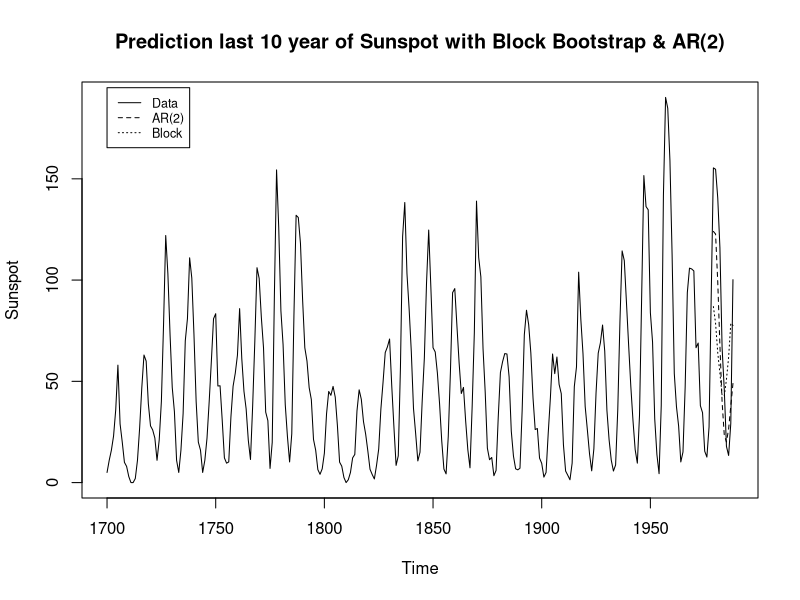
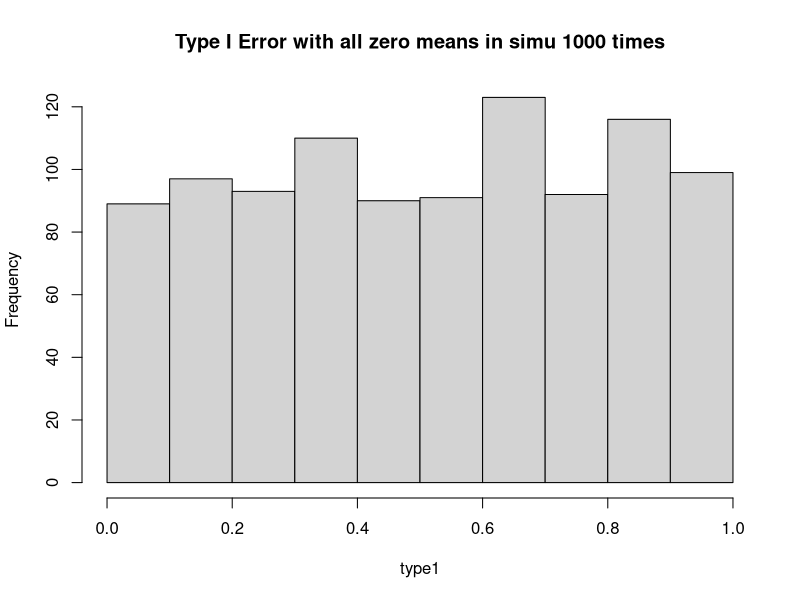
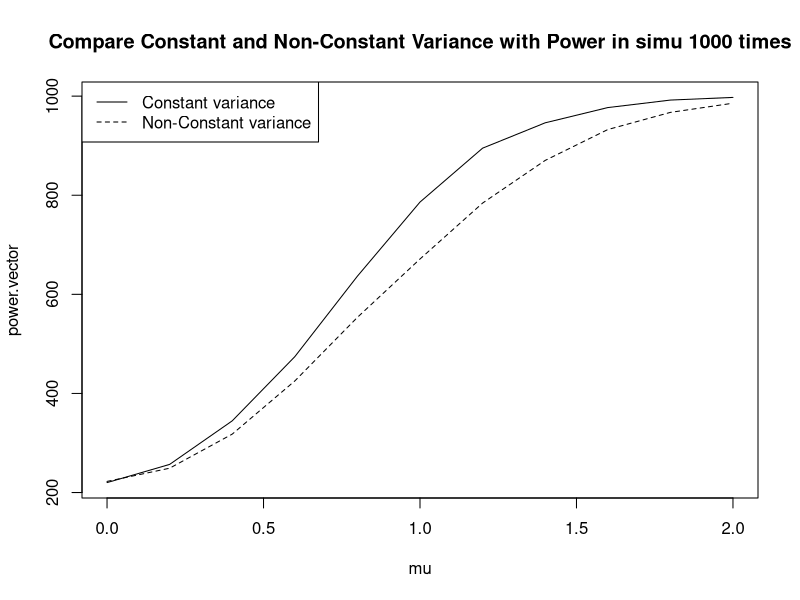
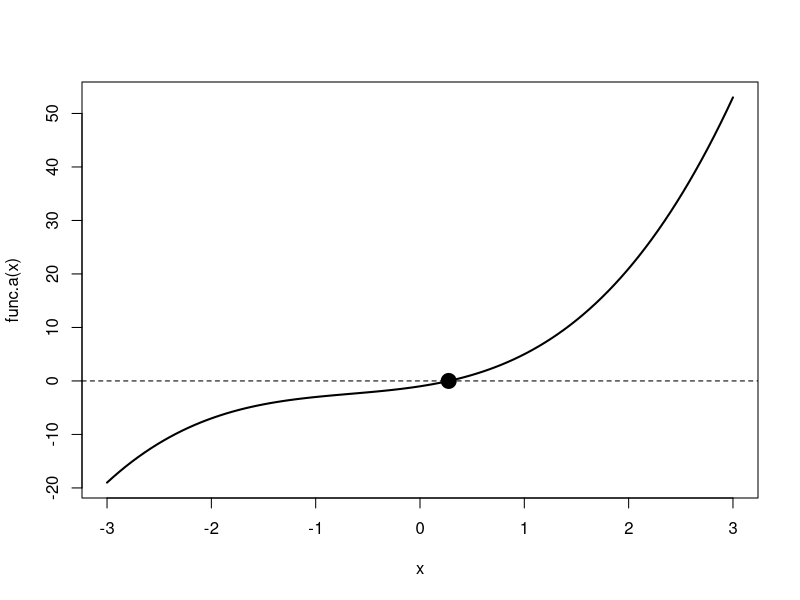
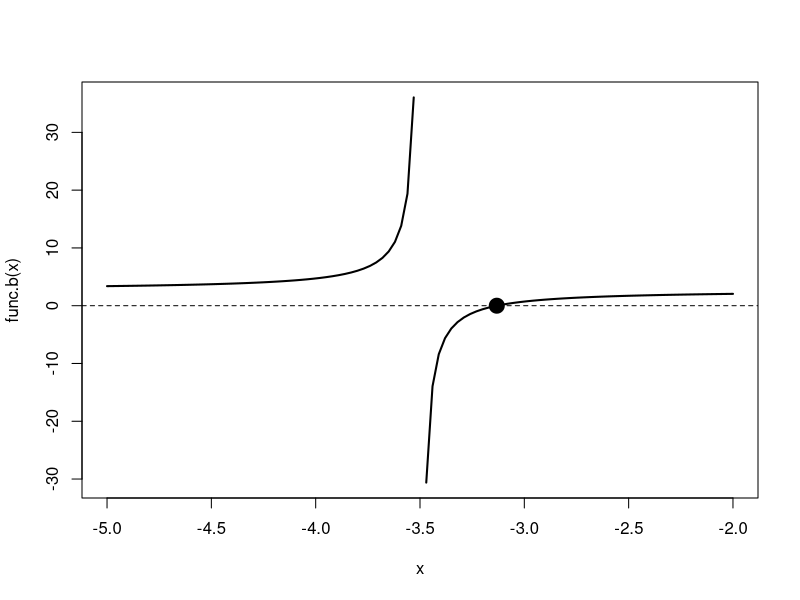
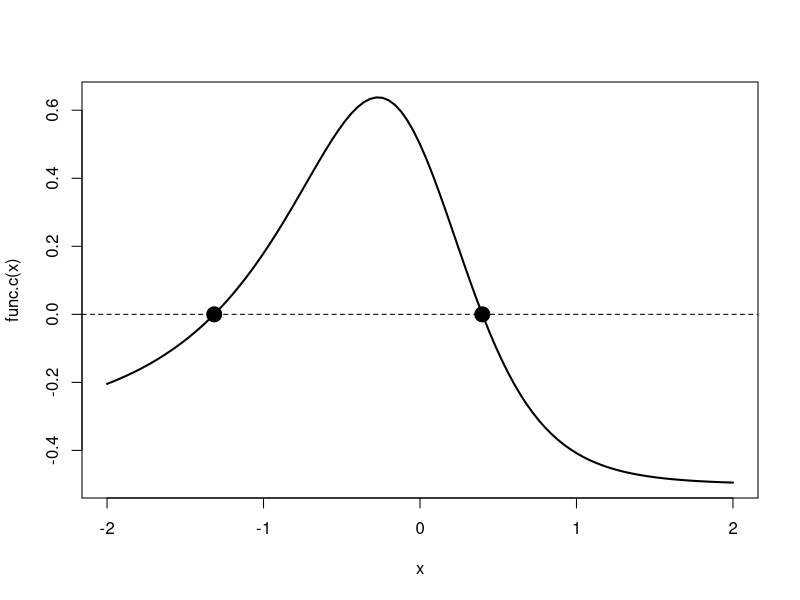
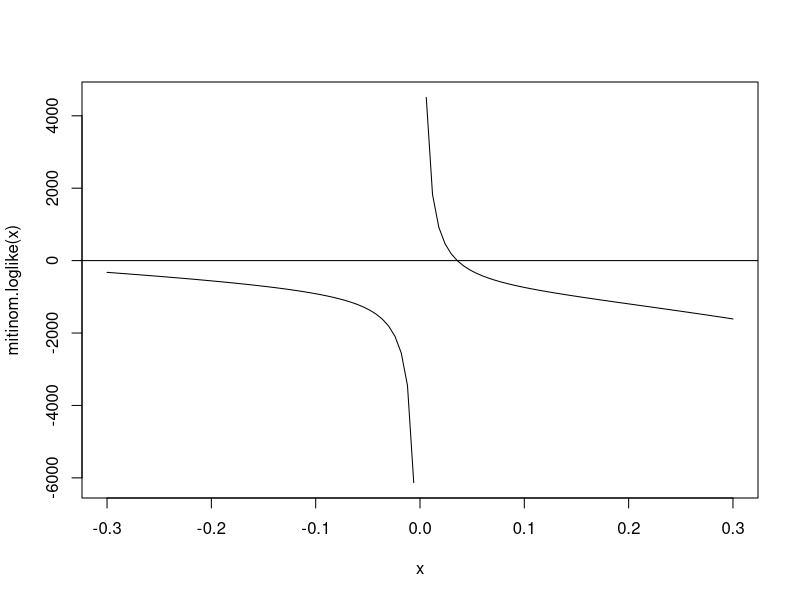

Recreate these plots in R, in order.
#HW4
#1################################
data <- sunspot.year
train.data <- data[9:279]
test.data <- data[280:289]

zeroma <- matrix(0, 10000, ncol = 10)
dr <- train.data[-1] - train.data[-271]

for(i in 1:10000){
  sa <- sample(1:27, 1)*10-9
  zeroma[i,] <- dr[c(sa:(sa+9))] 
}
md <- apply(zeroma, 2, median)
predict.value <- NULL
for(i in 1:10){
  predict.value <- c(predict.value, data[279] + sum(md[c(1:i)]))
}
b <- ts(predict.value, frequency = 1 ,start = c(1979,1))

x <- ar.ols(train.data, order = 2)
z <- predict(x, n.ahead = 10)
a <- ts(z$pred, frequency = 1 ,start = c(1979,1))

ts.plot(data, a, b, ylab ="Sunspot", lty = 1:3, 
        main = "Prediction last 10 year of Sunspot with Block Bootstrap & AR(2)")
legend(1700, 195, lty = 1:3, legend = c("Data", "AR(2)", "Block"), cex = 0.75)


#2################################
type1.test <- function(n){
  type1.vector <- NULL
  for(i in 1:n){
    x <- cbind(rep(1:3, each = 16), rnorm(48))
    fit <- lm(x[, 2] ~ factor(x[, 1]))
    type1 <- anova(fit)$"Pr(>F)"[1]
    type1.vector <- c(type1.vector, type1)
  }
  return(type1.vector)
}

type1 <- type1.test(n=1000)
hist(type1, main = "Type I Error with all zero means in simu 1000 times")
ks.test(type1, 'punif')

power.test <- function(sigma = 1, n){
  power.vector <- NULL
  mu <- seq(0, 2, .2)
  for(i in 1:length(mu)){
    power.sum <- 0
    for(j in 1:n){
    x <- cbind(rep(1:3, each = 16), c(rnorm(32), rnorm(16, mu[i], sigma)))
    fit <- lm(x[, 2] ~ factor(x[, 1]))
    F.value <- anova(fit)$'F value'[1]
    power <- pf(qf(.95, 2, 45), 2, 45, ncp=F.value*2, lower.tail = F)
    power.sum <- power.sum + power
    }
    power.vector <- c(power.vector, mean(power.sum))
  }
  return(cbind(mu, power.vector))
}

constant.var <- power.test(n = 1000)
nonconstant.var <- power.test(sigma = sqrt(2), n = 1000)
plot(constant.var, type = 'l', 
     main = "Compare Constant and Non-Constant Variance with Power in simu 1000 times")
lines(nonconstant.var, lty = 2)
legend('topleft', lty = 1:2, legend = c("Constant variance", "Non-Constant variance"))


#3################################
func.a <- function(x){
  x^3 + 2*(x^2) + 3*x - 1
}
func.b <- function(x){
  exp(1) - 1/(3.5 + x)
}
func.c <- function(x){
  exp(-x)/((1 + x^2)^2) - 0.5
}

bisection <- function(f, a, b){
  h <- abs(b - a)/10 
  i <- 0 
  j <- 0 
  a1 = b1 = 0
  while(i < 10){
    a1 = a + i * h 
    b1 = a1 + h
    if(f(a1) == 0){
      cat('Root:', a1, 'n:', j+1)
    }else if(f(b1) == 0){
      cat('Root:', b1,  'n:', j+1)
    }else if(f(a1) * f(b1) < 0){
      repeat{
        if(abs(b1 - a1) < 1e-6){break} 
          c <- (a1 + b1)/2
        if(f(a1) * f(c) < 0){
          b1 <- c
          j <- j+1
        }else{ 
          a1 <- c
          j <- j+1
        }
      }
      c <- (a1 + b1)/2
      cat('Root:', c, 'n:', j+1, 'f:', f(c), '\n')
    }
    i <- i+1 
  }
  if(j == 0){ 
    cat("there is no root between", a, "and", b)
  }
}

false.posi <- function(f, init1, init2, maxiter=1000, tol=1e-06) {
  init1[2] <- f(init1)
  init2[2] <- f(init2)
  if (init1[2] == 0.0) {return(init1)}
  if (init2[2] == 0.0) {return(init2)}
  for (i in 1:maxiter) {
    dummy <- init2[1]
    init2[1] <- init1[1]-init1[2]*(init1[1]-init2[1])/(init1[2]-init2[2])
    init2[2] <- f(init2[1])
    if (abs(init2[1]-dummy) < tol) break
  }
  list(root = init2[1], f.root = init2[2], iter = i)
}

curve(func.a, xlim = c(-3,3), lwd = 2)
abline(h=0, lty = 2)
points(0.275, 0, cex = 2, pch = 21, bg = 1)
bisection(func.a, -4, 3) 
false.posi(func.a, -4, 3)
uniroot(func.a, c(-4, 3)) 

curve(func.b, xlim = c(-5,-2), lwd = 2)
abline(h=0, lty = 2)
points(-3.132, 0, cex = 2, pch = 21, bg = 1)
bisection(func.b, -3.4, -2) 
false.posi(func.b, -3.4, -2)
uniroot(func.b, c(-3.4, -2))

curve(func.c, xlim = c(-2,2), lwd = 2)
abline(h=0, lty = 2)
points(-1.315, 0, cex = 2, pch = 21, bg = 1)
points(0.398, 0, cex = 2, pch = 21, bg = 1)
bisection(func.c, -2, 1) 
false.posi(func.c, -2, -1)
false.posi(func.c, 0, 1)
uniroot(func.c, c(-2, -1)) 
uniroot(func.c, c(0, 1)) 



#4################################
mitinom.loglike <- function(theta){
  1997/(2+theta) - 906/(1-theta) - 904/(1-theta) + 32/(theta)
}
curve(mitinom.loglike, from=-0.3, to=0.3)
abline(h=0)

secant <- function(f, init1, init2, maxiter=1000, tol=1e-06){
  init1[2] <- f(init1)
  init2[2] <- f(init2)
  if (init1[2] == 0.0) {return(init1)}
  if (init2[2] == 0.0) {return(init2)}
  for (i in 1:maxiter) {
    dummy <- init2
    init2[1] <- init1[1]-init1[2]*(init1[1]-init2[1])/(init1[2]-init2[2])
    init2[2] <- f(init2[1])
    init1 <- dummy
    if (abs(init2[1]-init1[1]) < tol) break
  }
  list(root = init2[1], f.root = init2[2], iter = i)
}

ridder <- function(f, init1, init2, maxiter=1000, tol=1e-06){
  init1[2] <- f(init1)
  init2[2] <- f(init2)
  if (init1[2] == 0.0) {return(init1)}
  if (init2[2] == 0.0) {return(init2)}
  if (sign(init1[2]*init2[2]) != -1)
    stop("f() values at end points not of opposite sign")
  for (i in 1:maxiter) {
    init3 <- (init1[1] + init2[1])/2
    init3[2] <- f(init3)
    init4 <- init3[1] + (init3[1]-init1[1])*sign(init1[2])*init3[2]/
      sqrt(init3[2]^2-init1[2]*init2[2])
    init4[2] <- f(init4)
    if (sign(init3[2]*init4[2]) == -1){init1 <- init3}
    else if (sign(init1[2]*init4[2]) == -1){init1 <- init1}
    else if (sign(init2[2]*init4[2]) == -1){init1 <- init2}
    else {stop("f() values at iteration points not of opposite sign")}
    init2 <- init4
    if (abs(init2[1]-init1[1]) < tol) break
  }
  list(root = init2[1], f.root = init2[2], iter = i)
}

newton.raphson <- function(f, init, maxiter=1000, tol=1e-06){
  require(numDeriv) 
  if (f(init) == 0.0) {return(init)}
  for (i in 1:maxiter) {
    dx <- genD(func = f, x = init)$D[1] 
    init.next <- init - f(init)/dx
    if (abs(init.next - init) < tol) break
    init <- init.next
  }
  list(root = init.next, f.root = f(init.next), iter = i)
}

uniroot(mitinom.loglike, c(0.01, 0.99), tol = 1e-06) 
secant(mitinom.loglike, .01, .99)
#secant(mitinom.loglike, .01, .1)
ridder(mitinom.loglike, .01, .99)
newton.raphson(mitinom.loglike, .01)
#newton.raphson(mitinom.loglike, .1)

#5################################

f=function(x) { x+1/x }
nlminb(start=2,obj=f,lower=0)

